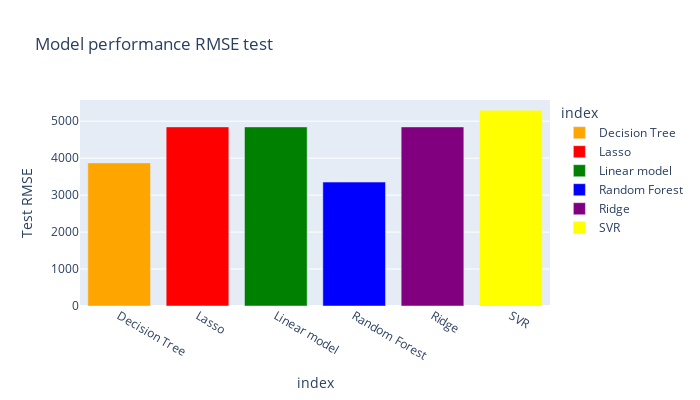

The notebook cell saved with this chart:
### Code cell
px.bar(Model_Performance, y =Model_Performance['Test RMSE'],
       color_discrete_sequence=[
                 "orange", "red", "green", "blue", "purple","yellow"],
       title="Model performance RMSE test",
       color = Model_Performance.index, 
       width =700, height=400)

### Figure 1 — Plotly figure (JSON) as saved in the notebook; plotly's stock layout.template omitted (floating-point values rounded to 4 significant figures)
{"data": [{"alignmentgroup": "True", "hovertemplate": "index=%{x}<br>Test RMSE=%{y}<extra></extra>", "legendgroup": "Decision Tree", "marker": {"color": "orange", "pattern": {"shape": ""}}, "name": "Decision Tree", "offsetgroup": "Decision Tree", "orientation": "v", "showlegend": true, "textposition": "auto", "type": "bar", "x": ["Decision Tree"], "xaxis": "x", "y": [3872.0], "yaxis": "y"}, {"alignmentgroup": "True", "hovertemplate": "index=%{x}<br>Test RMSE=%{y}<extra></extra>", "legendgroup": "Lasso", "marker": {"color": "red", "pattern": {"shape": ""}}, "name": "Lasso", "offsetgroup": "Lasso", "orientation": "v", "showlegend": true, "textposition": "auto", "type": "bar", "x": ["Lasso"], "xaxis": "x", "y": [4845.0], "yaxis": "y"}, {"alignmentgroup": "True", "hovertemplate": "index=%{x}<br>Test RMSE=%{y}<extra></extra>", "legendgroup": "Linear model", "marker": {"color": "green", "pattern": {"shape": ""}}, "name": "Linear model", "offsetgroup": "Linear model", "orientation": "v", "showlegend": true, "textposition": "auto", "type": "bar", "x": ["Linear model"], "xaxis": "x", "y": [4845.0], "yaxis": "y"}, {"alignmentgroup": "True", "hovertemplate": "index=%{x}<br>Test RMSE=%{y}<extra></extra>", "legendgroup": "Random Forest", "marker": {"color": "blue", "pattern": {"shape": ""}}, "name": "Random Forest", "offsetgroup": "Random Forest", "orientation": "v", "showlegend": true, "textposition": "auto", "type": "bar", "x": ["Random Forest"], "xaxis": "x", "y": [3353.0], "yaxis": "y"}, {"alignmentgroup": "True", "hovertemplate": "index=%{x}<br>Test RMSE=%{y}<extra></extra>", "legendgroup": "Ridge", "marker": {"color": "purple", "pattern": {"shape": ""}}, "name": "Ridge", "offsetgroup": "Ridge", "orientation": "v", "showlegend": true, "textposition": "auto", "type": "bar", "x": ["Ridge"], "xaxis": "x", "y": [4845.0], "yaxis": "y"}, {"alignmentgroup": "True", "hovertemplate": "index=%{x}<br>Test RMSE=%{y}<extra></extra>", "legendgroup": "SVR", "marker": {"color": "yellow", "pattern": {"shape": ""}}, "name": "SVR", "offsetgroup": "SVR", "orientation": "v", "showlegend": true, "textposition": "auto", "type": "bar", "x": ["SVR"], "xaxis": "x", "y": [5295.0], "yaxis": "y"}], "layout": {"barmode": "relative", "height": 400, "legend": {"title": {"text": "index"}, "tracegroupgap": 0}, "title": {"text": "Model performance RMSE test"}, "width": 700, "xaxis": {"anchor": "y", "categoryarray": ["Decision Tree", "Lasso", "Linear model", "Random Forest", "Ridge", "SVR"], "categoryorder": "array", "domain": [0, 1], "title": {"text": "index"}}, "yaxis": {"anchor": "x", "domain": [0, 1], "title": {"text": "Test RMSE"}}}}
